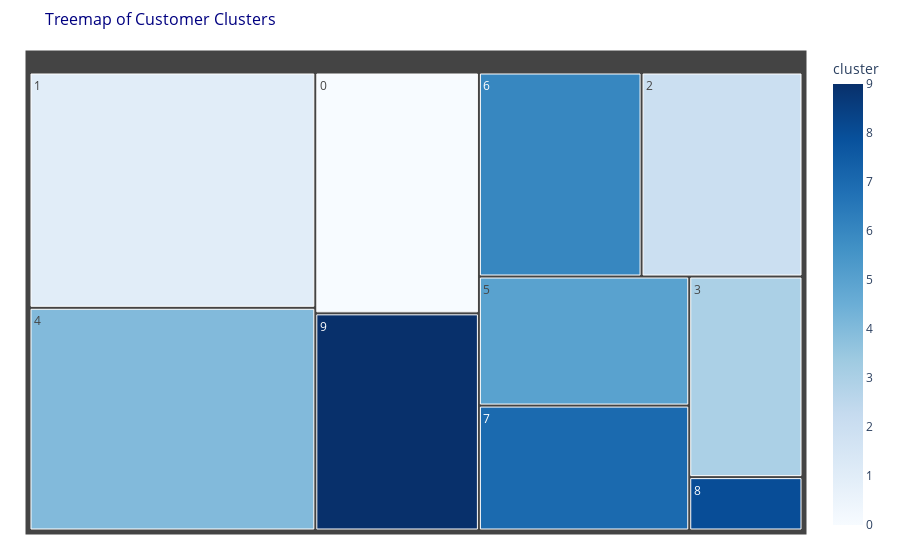

Write notebook code for a chart like this one.
### Code cell
def plot_treemap(df, label_col, size_col):
    """
    Plots an interactive treemap of different clusters.

    Parameters:
    - df (DataFrame): DataFrame containing cluster information.
    - label_col (str): Column name for cluster labels.
    - size_col (str): Column name for cluster sizes.
    """
    fig = px.treemap(
        df,
        path=[label_col],
        values=size_col,
        color=label_col,
        color_continuous_scale='Blues',
        title='Treemap of Customer Clusters'
    )
    fig.update_layout(
        title_font_size=16,
        title_font_color='navy',
        margin=dict(t=50, l=25, r=25, b=25)
    )
    fig.show()

# Example usage
plot_treemap(cluster_summary, 'cluster', 'size')

### Figure 1 — Plotly figure (JSON) as saved in the notebook; plotly's stock layout.template omitted (floating-point values rounded to 4 significant figures)
{"data": [{"branchvalues": "total", "customdata": [[0], [1], [2], [3], [4], [5], [6], [7], [8], [9]], "domain": {"x": [0, 1], "y": [0, 1]}, "hovertemplate": "labels=%{label}<br>size=%{value}<br>parent=%{parent}<br>id=%{id}<br>cluster=%{color}<extra></extra>", "ids": ["0", "1", "2", "3", "4", "5", "6", "7", "8", "9"], "labels": ["0", "1", "2", "3", "4", "5", "6", "7", "8", "9"], "marker": {"coloraxis": "coloraxis", "colors": [0, 1, 2, 3, 4, 5, 6, 7, 8, 9]}, "name": "", "parents": ["", "", "", "", "", "", "", "", "", ""], "type": "treemap", "values": [997, 1702, 831, 575, 1611, 687, 840, 665, 153, 899]}], "layout": {"coloraxis": {"colorbar": {"title": {"text": "cluster"}}, "colorscale": [[0, "rgb(247,251,255)"], [0.125, "rgb(222,235,247)"], [0.25, "rgb(198,219,239)"], [0.375, "rgb(158,202,225)"], [0.5, "rgb(107,174,214)"], [0.625, "rgb(66,146,198)"], [0.75, "rgb(33,113,181)"], [0.875, "rgb(8,81,156)"], [1, "rgb(8,48,107)"]]}, "legend": {"tracegroupgap": 0}, "margin": {"b": 25, "l": 25, "r": 25, "t": 50}, "title": {"font": {"color": "navy", "size": 16}, "text": "Treemap of Customer Clusters"}}}
